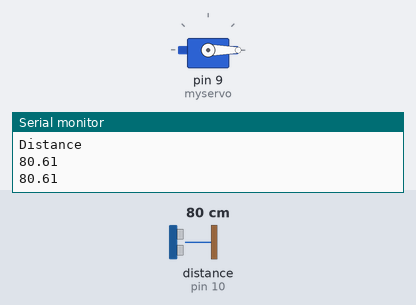
Simulated run of this sketch. Board: Arduino Uno, built with avr-gcc and run on an emulated ATmega328P. Shown: servo, the last lines printed to the serial monitor. Wiring (inferred from the names in the program): ultrasonic range finder: trigger pin 11; echo pin 10. The inputs (shaded band) are chosen by the test bench; at power-on: distance to the obstacle (sensor on pin 10) 80 cm. The echo pulse lasts 58.3 µs per cm.

Above: at 1.8 s.
1.9 s: distance to the obstacle (sensor on pin 10) set to 33 cm
4.2 s: distance to the obstacle (sensor on pin 10) set to 26 cm
At 7.2 s:
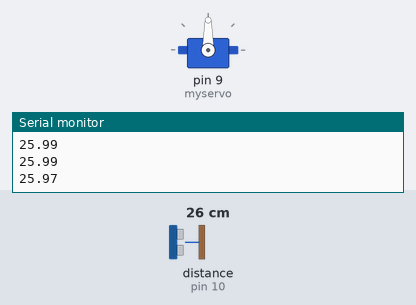
7.5 s: distance to the obstacle (sensor on pin 10) set to 35 cm
At 10.0 s:
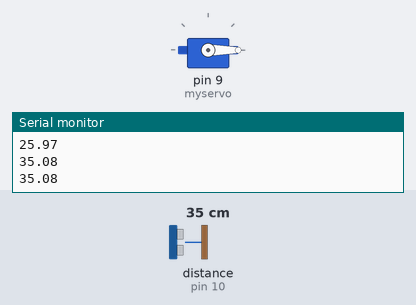
10.5 s: distance to the obstacle (sensor on pin 10) set to 2 cm
At 12.6 s:
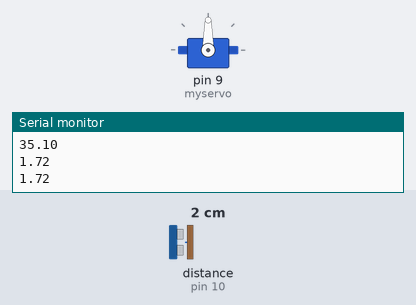
Timing chart, 0 to 14.1 s (numbered marks = the images above; inputs shaded):
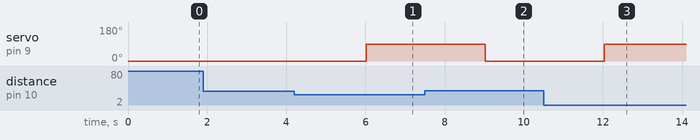

Measured:
- the behaviour switches between 30 and 29 cm on distance to the obstacle (sensor on pin 10) (found by bisection; images 0 and 1)
- after the input at 4.2 s, servo on pin 9 (myservo): 0° → 90° after 1.8 s
- after the input at 7.5 s, servo on pin 9 (myservo): 90° → 0° after 1.5 s
- after the input at 10.5 s, servo on pin 9 (myservo): 0° → 90° after 1.5 s

The sketch:

smart_dustbin.ino
```cpp
#include <Servo.h>
int gnd=12;
int echo=10;
int trig=11;
Servo myservo;
int VCC=13;
float duration=0;
float distance=0;
float  height=0;
float level=0;

void setup() {
  Serial.begin(9600);
  pinMode(echo,INPUT);
  pinMode(trig,OUTPUT);
  pinMode(VCC,OUTPUT);

  pinMode(gnd,OUTPUT);
  digitalWrite(VCC,HIGH);
  digitalWrite(gnd,LOW);
  Serial.println("Distance");
  myservo.attach(9);
  myservo.write(0);

}

void loop() {

  digitalWrite(trig,HIGH);
  delayMicroseconds(10);
  digitalWrite(trig,LOW);
  duration=pulseIn(echo,HIGH);
  distance=(duration*0.0347)/2;
  Serial.println(distance);
  delay(1000);

  if(distance<30)
  {
    myservo.write(90);
  }
  else
    myservo.write(0);
}
```
